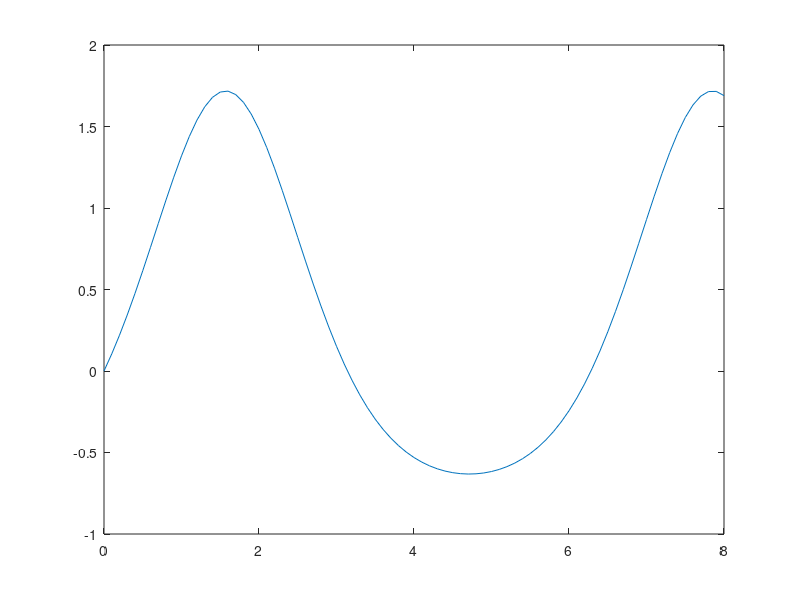

Write MATLAB code to recreate this figure.
%project 3 section 2
%anonymous fonctions

%housekeeping
clc;
clear;
close all;

%% anonymous function for velocity
vel = @(x) exp(sin(x)) - 1;

%% displaying velocity at time 4
fprintf("The car's velocity at time 4 = %0.1f m/s\n", vel(4));



%% find the times when the car is going backwards in the first 8 seconds
% the car is going backwards when the velocity function is less than zero

t = 0:0.1:8;
y = vel(t);

plot(t,y);

%the raw values where the velocity function is negative
negLogical = y < 0;
negTimes = t(negLogical);

disp("values of t where the car is moving backwards: ");
disp(negTimes);

%finding the actual bounds of this area
d = diff([0, negLogical, 0]);  %finding the differences between each value (zeros added for padding)

%the intent here is to see when the function switches between positive and
%negative

% the logical array will be 0 for positive and 1 for negative
%diff will make a change from 0 to 1 be 1, so 1 means a change from
%positive to negative
% a change from 1 to 0 would be -1, so that means a change from negative to
% positive

startI = find(d == 1);
endI = find(d  == -1) - 1; % subtract one because the raw value is the first positive value after

tStart = t(startI);
tEnd = t(endI);
%these are both negative values
%can't get zero values which are the true bounds for the negative region,
%but this is a good approximation. there's a little space outside of this
%region where the function is still zero (again, approximated)

fprintf("The time when the car is moving backwards is between t = %0.1f and t = %0.1f\n", tStart, tEnd);

%% calculating the total distance traveled from t = 0 to t = 8

%using an integral here because the integral of velocity is 
vel2 = @(t) abs(exp(sin(t)) - 1); %need absolute value for total distance instead of displacement
distance = integral(vel2, 0, 8);

fprintf("Total distance traveled in the first 8 seconds: %0.2f meters\n", distance);

%% gas consumption
%assumes 16 miles per gallon
%velocity is in meters per second
%distance is in meters

kmDist = distance / 1000; %convert distance to km
kmPerGal = 16 * 1.609;  %convert mi/gal to km/gal

gallons = kmDist / kmPerGal;  %the actual amount of gas used

fprintf("Amount of gas used in the first 8 seconds: %0.5f gallons\n", gallons);
